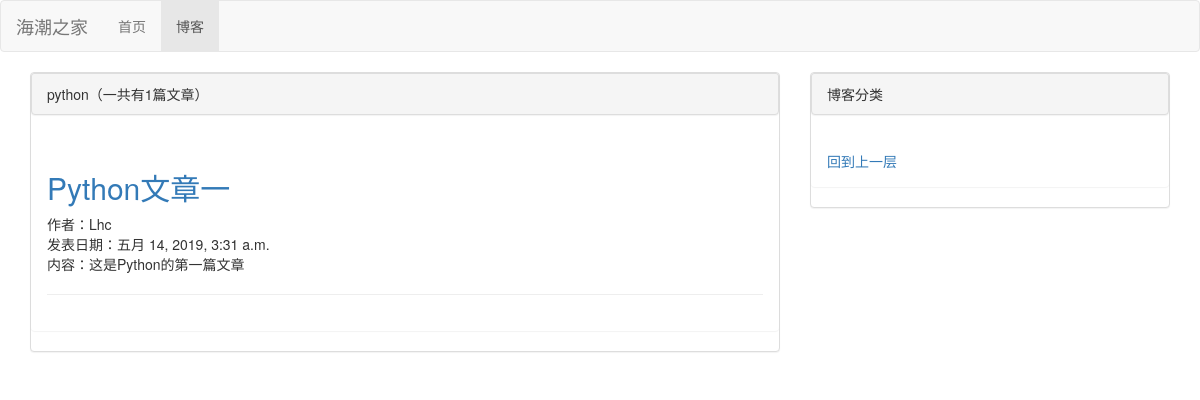
Before: /blog/type/3 with the older database file.
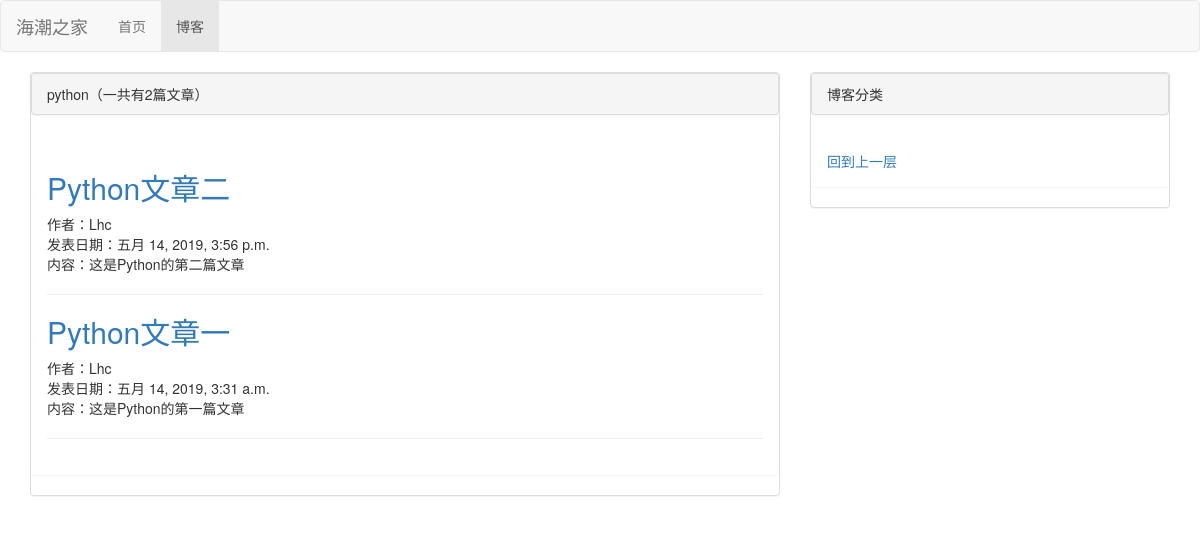
After: the same page with the newer database file.
### blog/models.py (models this page shows, shortened)
class Blog(models.Model):
    title=models.CharField(max_length=50)
    content=models.TextField(max_length=300)
    author=models.ForeignKey(User,on_delete=models.DO_NOTHING)
    blog_type=models.ForeignKey(BlogType,on_delete=models.DO_NOTHING)
    create_time=models.DateTimeField(default=timezone.now())
    class Meta:
        ordering=['-create_time']

### blog/views.py (the view)
# urls.py: path('type/<int:blog_type_id>',views.blog_type),
def blog_type(request,blog_type_id):
    data=BlogType.objects.get(id=blog_type_id)
    blog=Blog.objects.filter(blog_type=data)
    return render(request,"blog_type.html",{'data':data,'blog':blog})

### blog/templates/blog_type.html (shortened to what this page needs)
{% extends "base.html" %}
{% block nav_blog_active %}active{% endblock %}
{% block content %}
    <div class="container">
        <div class="row">
            <div class="col-md-8">
                <div class="panel panel-default">
                    <div class="panel panel-heading">{{ data.type_name }}（一共有{{ blog.count }}篇文章）<br></div>
                    <div class="panel panel-body">
                        {% for i in blog.all %}
                            <h2><a href="../{{ i.id }}">{{ i.title }}</a></h2>
                            作者：{{ i.author }}<br>
                            发表日期：{{ i.create_time }}<br>
                            内容：{{ i.content }}<br>
                            <hr>
                        {% endfor %}
                    </div>
                </div>
            </div>
            <div class="col-md-4">
                <div class="panel panel-default">
                    <div class="panel panel-heading">博客分类</div>
                    <div class="panel panel-body">
                        <a href="..">回到上一层</a>
                    </div>
                </div>
            </div>
        </div>
    </div>
{% endblock %}

Changed rows visible on the page:
added Blog: title "Python文章二", author "Lhc", create_time "五月 14, 2019, 3:56 p.m.", content "这是Python的第二篇文章"
Other visible differences:
{{ blog.count }}: "1" → "2"
